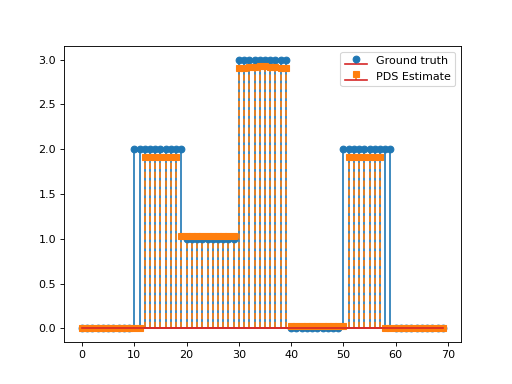

Write Python code to recreate this figure.
import numpy as np
import matplotlib.pyplot as plt
from pycsou.linop.diff import FirstDerivative
from pycsou.func.loss import SquaredL2Loss
from pycsou.func.penalty import L1Norm, NonNegativeOrthant
from pycsou.linop.sampling import DownSampling
from pycsou.opt.proxalgs import PrimalDualSplitting

x = np.repeat([0, 2, 1, 3, 0, 2, 0], 10)
D = FirstDerivative(size=x.size, kind='forward')
D.compute_lipschitz_cst(tol=1e-3)
rng = np.random.default_rng(0)
G = DownSampling(size=x.size, downsampling_factor=3)
G.compute_lipschitz_cst()
y = G(x)
l22_loss = (1 / 2) * SquaredL2Loss(dim=G.shape[0], data=y)
F = l22_loss * G
lambda_ = 0.1
H = lambda_ * L1Norm(dim=D.shape[0])
G = 0.01 * L1Norm(dim=G.shape[1])
pds = PrimalDualSplitting(dim=G.shape[1], F=F, G=G, H=H, K=D, verbose=None)
estimate, converged, diagnostics = pds.iterate()
plt.figure()
plt.stem(x, linefmt='C0-', markerfmt='C0o')
plt.stem(estimate['primal_variable'], linefmt='C1--', markerfmt='C1s')
plt.legend(['Ground truth', 'PDS Estimate'])
plt.show()
